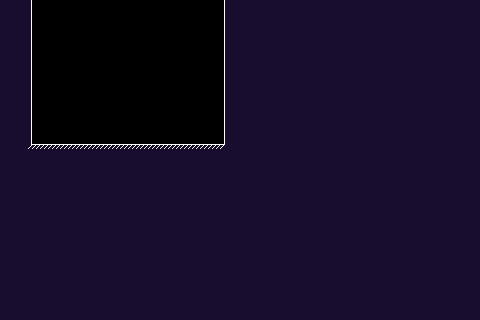

Tiled map render using the project's own tile images. Description and the whole map definition, tile-layer contents included, below:
An orthogonal 30x20 tile map with 16x16 px tiles, 1 tile layer (Tile Layer 1).

<map version="1.10" tiledversion="1.10.2" orientation="orthogonal" renderorder="right-down" width="30" height="20" tilewidth="16" tileheight="16" infinite="0" nextlayerid="2" nextobjectid="1">
 <tileset firstgid="1" source="set1.tsx" />
 <layer id="1" name="Tile Layer 1" width="30" height="20">
  <data encoding="csv">
17,1,0,0,0,0,0,0,0,0,0,0,0,0,3,17,17,17,17,17,17,17,17,17,17,17,17,17,17,17,
17,1,0,0,0,0,0,0,0,0,0,0,0,0,3,17,17,17,17,17,17,17,17,17,17,17,17,17,17,17,
17,1,0,0,0,0,0,0,0,0,0,0,0,0,3,17,17,17,17,17,17,17,17,17,17,17,17,17,17,17,
17,1,0,0,0,0,0,0,0,0,0,0,0,0,3,17,17,17,17,17,17,17,17,17,17,17,17,17,17,17,
17,1,0,0,0,0,0,0,0,0,0,0,0,0,3,17,17,17,17,17,17,17,17,17,17,17,17,17,17,17,
17,1,0,0,0,0,0,0,0,0,0,0,0,0,3,17,17,17,17,17,17,17,17,17,17,17,17,17,17,17,
17,1,0,0,0,0,0,0,0,0,0,0,0,0,3,17,17,17,17,17,17,17,17,17,17,17,17,17,17,17,
17,1,0,0,0,0,0,0,0,0,0,0,0,0,3,17,17,17,17,17,17,17,17,17,17,17,17,17,17,17,
17,1,0,0,0,0,0,0,0,0,0,0,0,0,3,17,17,17,17,17,17,17,17,17,17,17,17,17,17,17,
17,9,10,10,10,10,10,10,10,10,10,10,10,10,11,17,17,17,17,17,17,17,17,17,17,17,17,17,17,17,
17,17,17,17,17,17,17,17,17,17,17,17,17,17,17,17,17,17,17,17,17,17,17,17,17,17,17,17,17,17,
17,17,17,17,17,17,17,17,17,17,17,17,17,17,17,17,17,17,17,17,17,17,17,17,17,17,17,17,17,17,
17,17,17,17,17,17,17,17,17,17,17,17,17,17,17,17,17,17,17,17,17,17,17,17,17,17,17,17,17,17,
17,17,17,17,17,17,17,17,17,17,17,17,17,17,17,17,17,17,17,17,17,17,17,17,17,17,17,17,17,17,
17,17,17,17,17,17,17,17,17,17,17,17,17,17,17,17,17,17,17,17,17,17,17,17,17,17,17,17,17,17,
17,17,17,17,17,17,17,17,17,17,17,17,17,17,17,17,17,17,17,17,17,17,17,17,17,17,17,17,17,17,
17,17,17,17,17,17,17,17,17,17,17,17,17,17,17,17,17,17,17,17,17,17,17,17,17,17,17,17,17,17,
17,17,17,17,17,17,17,17,17,17,17,17,17,17,17,17,17,17,17,17,17,17,17,17,17,17,17,17,17,17,
17,17,17,17,17,17,17,17,17,17,17,17,17,17,17,17,17,17,17,17,17,17,17,17,17,17,17,17,17,17,
17,17,17,17,17,17,17,17,17,17,17,17,17,17,17,17,17,17,17,17,17,17,17,17,17,17,17,17,17,17
</data>
 </layer>
</map>
